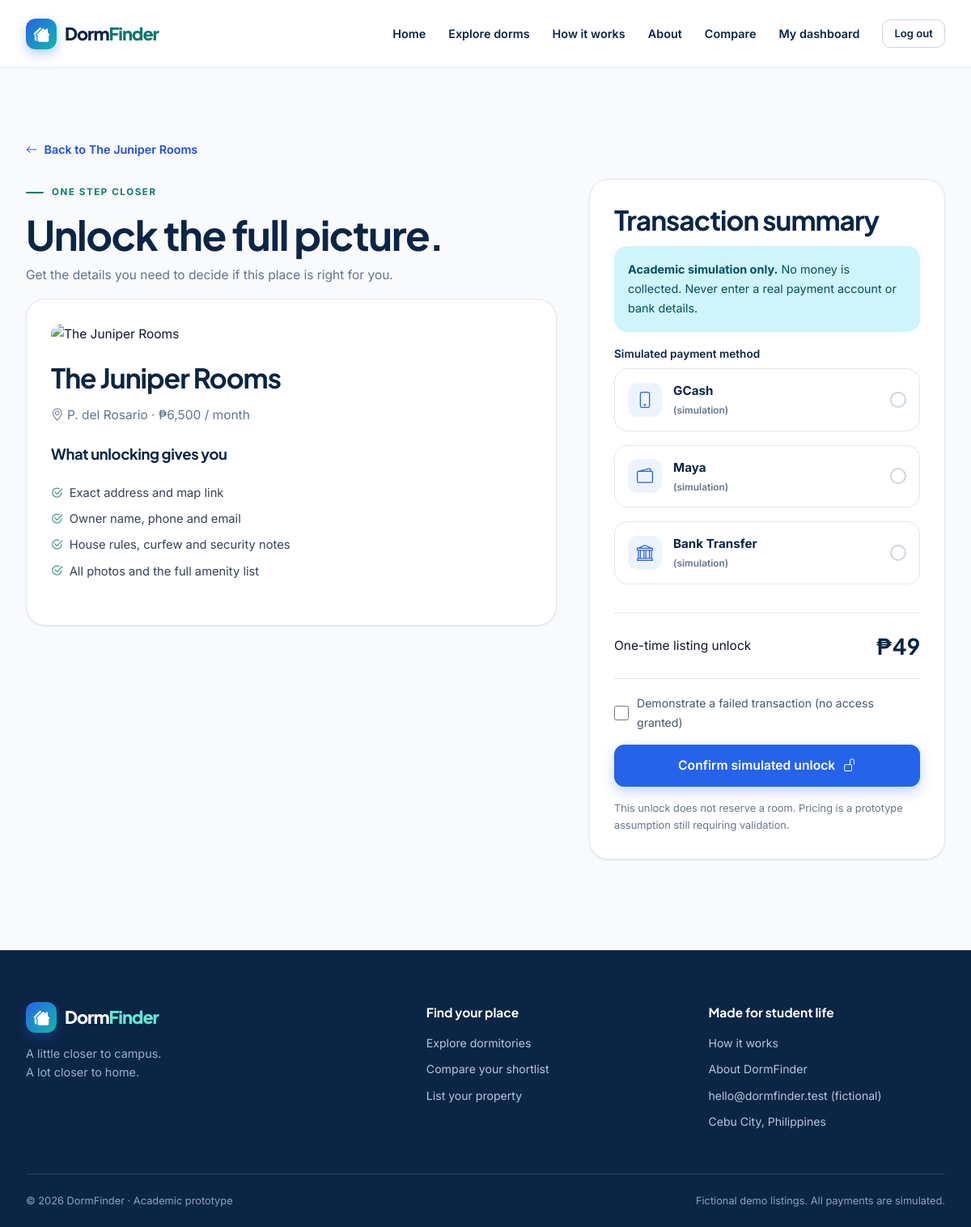
Screenshot of /unlock.php?id=2 (signed in) with the database file from the repository.
### tables this page shows
CREATE TABLE dormitories (
 id BIGINT UNSIGNED AUTO_INCREMENT PRIMARY KEY,
 owner_id BIGINT UNSIGNED NOT NULL,
 university_id INT UNSIGNED NOT NULL,
 room_type_id INT UNSIGNED NOT NULL,
 name VARCHAR(160) NOT NULL,
 location VARCHAR(120) NOT NULL,
 exact_address VARCHAR(255) NOT NULL,
 monthly_rent DECIMAL(10,2) NOT NULL,
 capacity INT UNSIGNED NOT NULL,
 available_slots INT UNSIGNED NOT NULL,
 description TEXT NOT NULL,
 house_rules TEXT NOT NULL,
 curfew VARCHAR(255) NOT NULL DEFAULT 'Contact owner for details',
 security_info TEXT NOT NULL,
 contact_number VARCHAR(30) NOT NULL,
 map_url VARCHAR(1000) NOT NULL DEFAULT '',
 status ENUM('pending','approved','rejected') NOT NULL DEFAULT 'pending',
 is_active TINYINT(1) NOT NULL DEFAULT 1,
 is_demo TINYINT(1) NOT NULL DEFAULT 0,
 rejection_reason TEXT NULL,
 deleted_at DATETIME NULL,
 created_at TIMESTAMP NOT NULL DEFAULT CURRENT_TIMESTAMP,
 updated_at TIMESTAMP NOT NULL DEFAULT CURRENT_TIMESTAMP ON UPDATE CURRENT_TIMESTAMP,
 FOREIGN KEY (owner_id) REFERENCES users(id),
 FOREIGN KEY (university_id) REFERENCES universities(id),
 FOREIGN KEY (room_type_id) REFERENCES room_types(id),
 CONSTRAINT rent_positive CHECK (monthly_rent > 0),
 CONSTRAINT slots_within_capacity CHECK (available_slots <= capacity),
 INDEX public_search (status,is_active,deleted_at,monthly_rent),
 INDEX area_search (location), INDEX owner_search (owner_id)
);

CREATE TABLE settings (
 setting_key VARCHAR(60) PRIMARY KEY,
 setting_value VARCHAR(255) NOT NULL
);

### config/database.php (called while the page is built, shortened)
<?php
function db_setting(string $key, string $default): string
{
    static $local;
    $local ??= is_file(__DIR__ . '/local.php') ? (array)require __DIR__ . '/local.php' : [];
    $env = getenv($key);
    return $env !== false && $env !== '' ? $env : (string)($local[$key] ?? $default);
}
function db(): PDO
{
    static $pdo;
    if (!$pdo) {
        $host = db_setting('DB_HOST', '127.0.0.1');
        $port = db_setting('DB_PORT', '3306');
        $name = db_setting('DB_NAME', 'dormfinder_db');
        $options = [
            PDO::ATTR_ERRMODE => PDO::ERRMODE_EXCEPTION,
            PDO::ATTR_DEFAULT_FETCH_MODE => PDO::FETCH_ASSOC,
            PDO::ATTR_EMULATE_PREPARES => false,
        ];
        $pdo = new PDO("mysql:host=$host;port=$port;dbname=$name;charset=utf8mb4", db_setting('DB_USER', 'root'), db_setting('DB_PASSWORD', ''), $options);
        $pdo->exec("SET time_zone = '+08:00'");
    }
    return $pdo;
}

### includes/functions.php (called while the page is built, shortened)
<?php
function e(mixed $value): string { return htmlspecialchars((string)($value ?? ''), ENT_QUOTES | ENT_SUBSTITUTE, 'UTF-8'); }
function url(string $path = ''): string { return BASE_URL . '/' . ltrim($path, '/'); }
function query(string $sql, array $params = []): PDOStatement { $s = db()->prepare($sql); $s->execute($params); return $s; }
function one(string $sql, array $params = []): ?array { return query($sql, $params)->fetch() ?: null; }
function scalar(string $sql, array $params = []): mixed { return query($sql, $params)->fetchColumn(); }
function get(string $key): string { return is_string($_GET[$key] ?? null) ? trim($_GET[$key]) : ''; }
function money(string|int $amount): string {
    [$whole, $fraction] = array_pad(explode('.', (string)$amount, 2), 2, '00');
    return '₱' . preg_replace('/\B(?=(\d{3})+(?!\d))/', ',', $whole) . ($fraction === '00' ? '' : '.' . $fraction);
}
function listing_select(): string { return 'SELECT d.*,u.name university,r.name room_type,o.name owner_name,o.email owner_email FROM dormitories d JOIN universities u ON u.id=d.university_id JOIN room_types r ON r.id=d.room_type_id JOIN users o ON o.id=d.owner_id'; }
function listing(int $id): ?array { return one(listing_select() . ' WHERE d.id=? AND d.deleted_at IS NULL', [$id]); }
function image_url(int $id): string { return url('image.php?id=' . $id); }
function cover_url(int $id): string {
    $image = scalar('SELECT id FROM dormitory_images WHERE dormitory_id=? AND is_public=1 ORDER BY id LIMIT 1', [$id]);
    return $image ? image_url((int)$image) : url('assets/images/placeholder.svg');
}

### unlock.php (the view, shortened to what this page needs)
<?php
$user=require_role('student'); $d=listing((int)get('id'));
$fee=money(scalar("SELECT setting_value FROM settings WHERE setting_key='unlock_fee'"));
$methods=['gcash'=>['GCash','bi-phone'],'maya'=>['Maya','bi-wallet2'],'bank'=>['Bank Transfer','bi-bank']];
$title='Unlock the full picture'; require ROOT . '/includes/header.php';
?>
<section class="container section"><a class="link-arrow mb-4" href="<?= url('dorm-details.php?id=' . $d['id']) ?>"><i class="bi bi-arrow-left" aria-hidden="true"></i> Back to <?= e($d['name']) ?></a><div class="unlock-grid">
<div data-reveal="fade"><span class="eyebrow">One step closer</span><h1>Unlock the full picture.</h1><p>Get the details you need to decide if this place is right for you.</p><div class="panel"><img class="checkout-image" src="<?= e(cover_url((int)$d['id'])) ?>" alt="<?= e($d['name']) ?>" width="800" height="560"><h2><?= e($d['name']) ?></h2><p><i class="bi bi-geo-alt" aria-hidden="true"></i> <?= e($d['location']) ?> · <?= money($d['monthly_rent']) ?> / month</p><h3 class="mt-4">What unlocking gives you</h3><ul class="unlock-list"><li><i class="bi bi-check2-circle" aria-hidden="true"></i>Exact address and map link</li><li><i class="bi bi-check2-circle" aria-hidden="true"></i>Owner name, phone and email</li><li><i class="bi bi-check2-circle" aria-hidden="true"></i>House rules, curfew and security notes</li><li><i class="bi bi-check2-circle" aria-hidden="true"></i>All photos and the full amenity list</li></ul></div></div>
<div class="panel" data-reveal="fade"><h2>Transaction summary</h2><div class="alert alert-info"><strong>Academic simulation only.</strong> No money is collected. Never enter a real payment account or bank details.</div><?php errors_box($errors); ?><form method="post"><?= csrf() ?>
<fieldset class="form-field"><legend>Simulated payment method</legend><div class="pay-options"><?php foreach ($methods as $value=>[$label,$icon]): ?><label class="pay-option"><input type="radio" name="payment_method" value="<?= $value ?>" <?= post('payment_method') === $value ? 'checked' : '' ?> required><span class="pay-card"><i class="bi <?= $icon ?>" aria-hidden="true"></i><span><strong><?= $label ?></strong><small>(simulation)</small></span></span></label><?php endforeach; ?></div></fieldset>
<div class="checkout-total"><span>One-time listing unlock</span><strong><?= $fee ?></strong></div><label class="check-label"><input type="checkbox" name="simulate_failure" value="1"> Demonstrate a failed transaction (no access granted)</label><button class="btn btn-primary btn-lg w-100 mt-3">Confirm simulated unlock <i class="bi bi-unlock" aria-hidden="true"></i></button></form><p class="small mt-3 mb-0">This unlock does not reserve a room. Pricing is a prototype assumption still requiring validation.</p></div></div></section>
<?php require ROOT . '/includes/footer.php'; ?>

### rows the page displays
dormitories: name "The Juniper Rooms", location "P. del Rosario", monthly_rent "₱6,500"
settings: setting_value "₱49"

### other values shown
$label "GCash"
$label "Maya"
$label "Bank Transfer"
